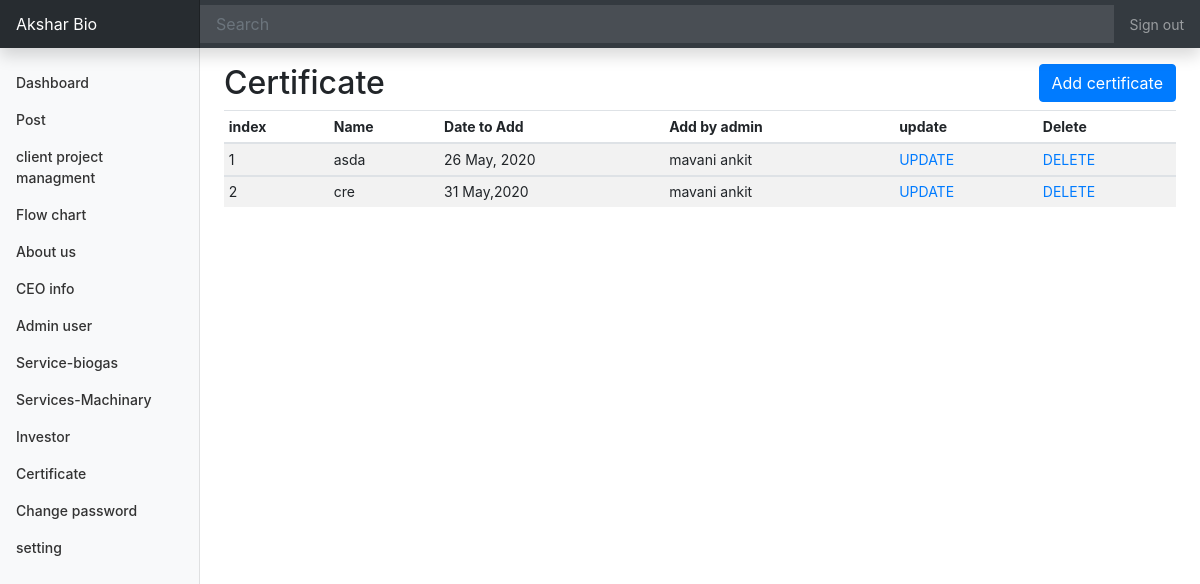
Page /Admin/certificate.php (signed in) on the committed database.
### tables this page shows
CREATE TABLE `certificate` (
  `cer_id` int(10) NOT NULL,
  `cer_name` varchar(30) NOT NULL,
  `cer_image` varchar(30) NOT NULL,
  `cer_date` varchar(30) NOT NULL,
  `cer_add_by` varchar(30) NOT NULL
);

### Admin/certificate.php (the view, shortened to what this page needs)
<!doctype html>
<html lang="en">
<?php include "header.php"; ?>
<body>
    <?php include "nav-bar.php"; ?>
    <div class="container-fluid">
        <div class="row">
            <?php include "slide-bar.php"; ?>
            <main role="main" class="col-md-9 ml-sm-auto col-lg-10 px-md-4">
                <div class="row mt-3">
                    <h2 class="col-6">Certificate</h2>
                    <div class="col-6 text-right"> <a class="btn btn-primary text-right" href="add-cer.php"
                            role="button">Add
                            certificate</a></div>
                </div>
                <div class="table-responsive">
                    <table class="table table-striped table-sm">
                        <?php
                        include "config.php";
                        $sql = "SELECT * FROM certificate ORDER BY cer_id DESC";
                        $result = mysqli_query($conn, $sql) or die("Query Failed.");
                        if (mysqli_num_rows($result) > 0) {
                            $index = 1;
                        ?>
                        <thead>
                            <tr>
                                <th>index</th>
                                <th>Name</th>
                                <th>Date to Add</th>
                                <th>Add by admin</th>
                                <th>update</th>
                                <th>Delete</th>
                            </tr>
                        </thead>
                        <?php while ($row = mysqli_fetch_assoc($result)) { ?>
                        <tbody>
                            <tr>
                                <td><?php echo $index;
                                            $index++; ?></td>
                                <td><?php echo $row['cer_name'] ?></td>
                                <td><?php echo $row['cer_date'] ?></td>
                                <td><?php echo $row['cer_add_by'] ?></td>
                                <td><a href="update-cer.php?id=<?php echo $row['cer_id']; ?>">UPDATE</a></td>
                                <td><a onclick="return confirm('Please click on OK to continue.');"
                                        href="delete-cer.php?id=<?php echo $row['cer_id']; ?>">DELETE</a></td>
                            </tr>
                        </tbody><?php } ?>
                        <?php } else {
                            echo "<h3>No Results Found.</h3>";
                        } ?>
                    </table>
            </main>
        </div>
    </div>
</body>
</html>

### Admin/design/dashboard.css (style rules this page uses)
body { font-size: .875rem; }

### rows in the picture
certificate: cer_name "asda", cer_date "26 May, 2020", cer_add_by "mavani ankit"
certificate: cer_name "cre", cer_date "31 May,2020", cer_add_by "mavani ankit"
